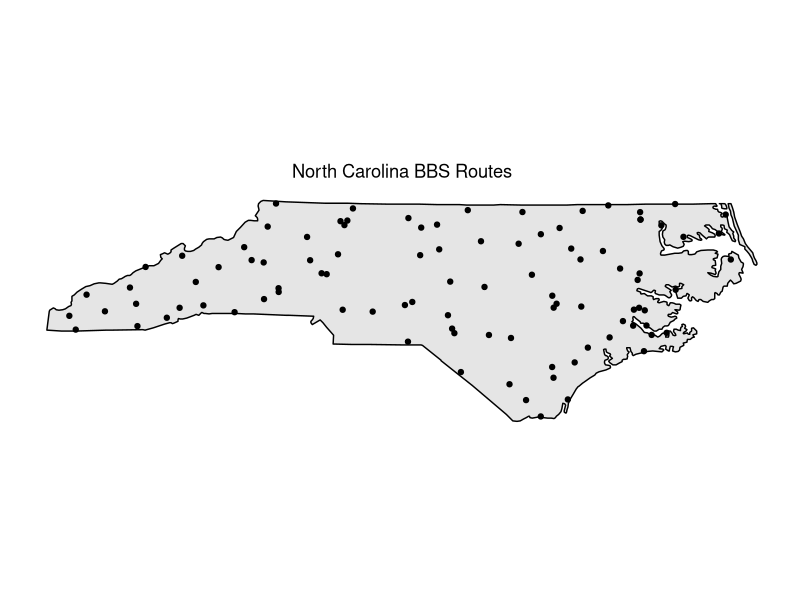

Source code (R):
## ---- chunk 1
knitr::opts_chunk$set(echo = TRUE, collapse = TRUE)

library(dplyr)
library(ggplot2)
## ---- chunk 2
routes <- read.csv("bbs_routes_20170712.csv") # fix this path

routes$stateroute <- routes$statenum*1000 + routes$route

ncbirds <- read.csv("bbs_nc_2000-2017.csv", stringsAsFactors = F)

ncroutes <- unique(ncbirds$stateroute)

routes.nc <- routes %>%
  filter(stateroute %in% ncroutes)

nc <- map_data("state") %>%
  filter(region == "north carolina")
  
ncmap <- ggplot(nc, aes(long, lat, group = group)) + coord_equal() + geom_polygon(fill = "gray90", color = "black") +
  theme_classic()
ncmap + geom_point(data = routes.nc, aes(longitude, latitude, fill = NULL, group = NULL)) + ggtitle("North Carolina BBS Routes") + theme(axis.line = element_blank(), axis.text = element_blank(), axis.ticks = element_blank(), axis.title = element_blank(), plot.title = element_text(hjust = 0.5))

## ---- chunk 3
counts <- read.csv("bbs_nc_2000-2017.csv", stringsAsFactors = F)
species <- read.csv("bbs_species_20170712.csv", stringsAsFactors = F)
## ---- chunk 4
library(tidyverse)
## ---- chunk 5
commonnames <- select(species, # first argument is your data
                      english_common_name, # followed by column names to select
                      french_common_name) 
head(commonnames)
## ---- chunk 6
counts2002 <- filter(counts, year == 2002)

counts2010 <- filter(counts, year == 2010 | year == 2015)

woodwarblers <- filter(species, sporder == "Passeriformes", family == "Parulidae")
## ---- chunk 7
# using the woodwarblers table from above:
sppwarblers <- species$aou %in% woodwarblers$aou 
# returns a logical vector showing which values from the first vector are in the second

# filter the species table by just species seen in our North Carolina dataset
ncSpecies <- filter(species, aou %in% counts$aou)
## ---- chunk 8
logcounts <- mutate(counts, logN = log(speciestotal))
## ---- chunk 9
countsSpecies <- left_join(counts, species, by = "aou")
## ---- chunk 10
groupedSpp <- group_by(species, sporder)
## ---- chunk 11
nSpp <- summarize(groupedSpp, total = n()) # this summary tells us how many species we have per order
head(nSpp)
## ---- chunk 12
# Without piping
ncSpecies <- filter(species, aou %in% counts$aou)
groupedNC <- group_by(ncSpecies, sporder)
nSppNC <- summarize(groupedNC, total = n())

# With piping 
ncOrders <- species %>%
  filter(aou %in% counts$aou) %>%
  group_by(sporder) %>%
  summarize(total = n())
## ---- chunk 13
route.obs <- counts %>%
  filter(year == 2000) %>%
  group_by(aou) %>%
  summarize(nRoutes = n()) %>%
  arrange(desc(nRoutes)) %>%
  left_join(species)

head(route.obs) # Ans: Eastern Towhee, Indigo Bunting, Tufted Titmouse
